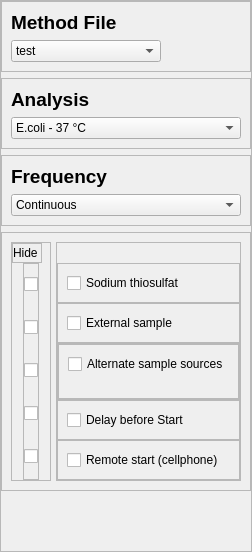
            <widget class="QWidget" name="methodOptions_1">
             <property name="sizePolicy">
              <sizepolicy hsizetype="Expanding" vsizetype="Expanding">
               <horstretch>0</horstretch>
               <verstretch>0</verstretch>
              </sizepolicy>
             </property>
             <layout class="QHBoxLayout" name="horizontalLayout_18">
              <property name="leftMargin">
               <number>0</number>
              </property>
              <property name="topMargin">
               <number>0</number>
              </property>
              <property name="rightMargin">
               <number>0</number>
              </property>
              <property name="bottomMargin">
               <number>0</number>
              </property>
              <item>
               <widget class="QFrame" name="methodOptions">
                <property name="sizePolicy">
                 <sizepolicy hsizetype="Expanding" vsizetype="Expanding">
                  <horstretch>0</horstretch>
                  <verstretch>0</verstretch>
                 </sizepolicy>
                </property>
                <property name="frameShape">
                 <enum>QFrame::StyledPanel</enum>
                </property>
                <property name="frameShadow">
                 <enum>QFrame::Raised</enum>
                </property>
                <layout class="QVBoxLayout" name="verticalLayout_2">
                 <property name="leftMargin">
                  <number>0</number>
                 </property>
                 <property name="topMargin">
                  <number>0</number>
                 </property>
                 <property name="rightMargin">
                  <number>0</number>
                 </property>
                 <property name="bottomMargin">
                  <number>0</number>
                 </property>
                 <item>
                  <widget class="QFrame" name="frame_12">
                   <property name="sizePolicy">
                    <sizepolicy hsizetype="Expanding" vsizetype="Expanding">
                     <horstretch>0</horstretch>
                     <verstretch>0</verstretch>
                    </sizepolicy>
                   </property>
                   <property name="frameShape">
                    <enum>QFrame::StyledPanel</enum>
                   </property>
                   <property name="frameShadow">
                    <enum>QFrame::Raised</enum>
                   </property>
                   <layout class="QVBoxLayout" name="verticalLayout_18">
                    <item>
                     <widget class="QLabel" name="methodFile">
                      <property name="sizePolicy">
                       <sizepolicy hsizetype="Expanding" vsizetype="Expanding">
                        <horstretch>0</horstretch>
                        <verstretch>0</verstretch>
                       </sizepolicy>
                      </property>
                      <property name="font">
                       <font>
                        <pointsize>14</pointsize>
                        <weight>75</weight>
                        <bold>true</bold>
                       </font>
                      </property>
                      <property name="text">
                       <string>Method File</string>
                      </property>
                     </widget>
                    </item>
                    <item>
                     <widget class="QComboBox" name="methodSelector">
                      <property name="enabled">
                       <bool>true</bool>
                      </property>
                      <property name="sizePolicy">
                       <sizepolicy hsizetype="Expanding" vsizetype="Expanding">
                        <horstretch>0</horstretch>
                        <verstretch>0</verstretch>
                       </sizepolicy>
                      </property>
                      <property name="maximumSize">
                       <size>
                        <width>150</width>
                        <height>16777215</height>
                       </size>
                      </property>
                      <property name="styleSheet">
                       <string notr="true"/>
                      </property>
                      <item>
                       <property name="text">
                        <string>test</string>
                       </property>
                      </item>
                     </widget>
                    </item>
                   </layout>
                  </widget>
                 </item>
                 <item>
                  <widget class="QFrame" name="frame_9">
                   <property name="sizePolicy">
                    <sizepolicy hsizetype="Expanding" vsizetype="Expanding">
                     <horstretch>0</horstretch>
                     <verstretch>0</verstretch>
                    </sizepolicy>
                   </property>
                   <property name="frameShape">
                    <enum>QFrame::StyledPanel</enum>
                   </property>
                   <property name="frameShadow">
                    <enum>QFrame::Raised</enum>
                   </property>
                   <layout class="QVBoxLayout" name="verticalLayout_11">
                    <item>
                     <widget class="QLabel" name="label_2">
                      <property name="sizePolicy">
                       <sizepolicy hsizetype="Expanding" vsizetype="Expanding">
                        <horstretch>0</horstretch>
                        <verstretch>0</verstretch>
                       </sizepolicy>
                      </property>
                      <property name="font">
                       <font>
                        <pointsize>14</pointsize>
                        <weight>75</weight>
                        <bold>true</bold>
                       </font>
                      </property>
                      <property name="text">
                       <string>Analysis</string>
                      </property>
                     </widget>
                    </item>
                    <item>
                     <widget class="QComboBox" name="bact_box">
                      <property name="sizePolicy">
                       <sizepolicy hsizetype="Expanding" vsizetype="Expanding">
                        <horstretch>0</horstretch>
                        <verstretch>0</verstretch>
                       </sizepolicy>
                      </property>
                      <property name="styleSheet">
                       <string notr="true"/>
                      </property>
                      <item>
                       <property name="text">
                        <string>E.coli - 37 °C</string>
                       </property>
                      </item>
                      <item>
                       <property name="text">
                        <string>Coliforms - 37 °C</string>
                       </property>
                      </item>
                      <item>
                       <property name="text">
                        <string>Fecal Coliforms - 44 °C</string>
                       </property>
                      </item>
                     </widget>
                    </item>
                   </layout>
                  </widget>
                 </item>
                 <item>
                  <widget class="QFrame" name="frame_17">
                   <property name="sizePolicy">
                    <sizepolicy hsizetype="Expanding" vsizetype="Expanding">
                     <horstretch>0</horstretch>
                     <verstretch>0</verstretch>
                    </sizepolicy>
                   </property>
                   <property name="frameShape">
                    <enum>QFrame::StyledPanel</enum>
                   </property>
                   <property name="frameShadow">
                    <enum>QFrame::Raised</enum>
                   </property>
                   <layout class="QVBoxLayout" name="verticalLayout_12">
                    <item>
                     <widget class="QLabel" name="label_3">
                      <property name="sizePolicy">
                       <sizepolicy hsizetype="Expanding" vsizetype="Expanding">
                        <horstretch>0</horstretch>
                        <verstretch>0</verstretch>
                       </sizepolicy>
                      </property>
                      <property name="font">
                       <font>
                        <pointsize>14</pointsize>
                        <weight>75</weight>
                        <bold>true</bold>
                       </font>
                      </property>
                      <property name="text">
                       <string>Frequency</string>
                      </property>
                     </widget>
                    </item>
                    <item>
                     <widget class="QComboBox" name="freq_box">
                      <property name="sizePolicy">
                       <sizepolicy hsizetype="Expanding" vsizetype="Expanding">
                        <horstretch>0</horstretch>
                        <verstretch>0</verstretch>
                       </sizepolicy>
                      </property>
                      <item>
                       <property name="text">
                        <string>Continuous</string>
                       </property>
                      </item>
                      <item>
                       <property name="text">
                        <string>24 hours cycle</string>
                       </property>
                      </item>
                      <item>
                       <property name="text">
                        <string>48 hours cycle</string>
                       </property>
                      </item>
                      <item>
                       <property name="text">
                        <string>Custom interval (in days)</string>
                       </property>
                      </item>
                     </widget>
                    </item>
                   </layout>
                  </widget>
                 </item>
                 <item>
                  <widget class="QFrame" name="frame_27">
                   <property name="sizePolicy">
                    <sizepolicy hsizetype="Expanding" vsizetype="Expanding">
                     <horstretch>0</horstretch>
                     <verstretch>0</verstretch>
                    </sizepolicy>
                   </property>
                   <property name="frameShape">
                    <enum>QFrame::StyledPanel</enum>
                   </property>
                   <property name="frameShadow">
                    <enum>QFrame::Raised</enum>
                   </property>
                   <layout class="QHBoxLayout" name="horizontalLayout_23">
                    <property name="spacing">
                     <number>5</number>
                    </property>
                    <property name="leftMargin">
                     <number>9</number>
                    </property>
                    <property name="topMargin">
                     <number>9</number>
                    </property>
                    <property name="rightMargin">
                     <number>9</number>
                    </property>
                    <property name="bottomMargin">
                     <number>9</number>
                    </property>
                    <item>
                     <widget class="QFrame" name="hideCheckBox">
                      <property name="sizePolicy">
                       <sizepolicy hsizetype="Expanding" vsizetype="Expanding">
                        <horstretch>0</horstretch>
                        <verstretch>0</verstretch>
                       </sizepolicy>
                      </property>
                      <property name="minimumSize">
                       <size>
                        <width>40</width>
                        <height>0</height>
                       </size>
                      </property>
                      <property name="maximumSize">
                       <size>
                        <width>50</width>
                        <height>16777215</height>
                       </size>
                      </property>
                      <property name="frameShape">
                       <enum>QFrame::StyledPanel</enum>
                      </property>
                      <property name="frameShadow">
                       <enum>QFrame::Raised</enum>
                      </property>
                      <layout class="QVBoxLayout" name="verticalLayout_25">
                       <property name="spacing">
                        <number>0</number>
                       </property>
                       <property name="leftMargin">
                        <number>0</number>
                       </property>
                       <property name="topMargin">
                        <number>0</number>
                       </property>
                       <property name="rightMargin">
                        <number>0</number>
                       </property>
                       <property name="bottomMargin">
                        <number>0</number>
                       </property>
                       <item alignment="Qt::AlignTop">
                        <widget class="QFrame" name="frame_29">
                         <property name="sizePolicy">
                          <sizepolicy hsizetype="Fixed" vsizetype="Fixed">
                           <horstretch>0</horstretch>
                           <verstretch>0</verstretch>
                          </sizepolicy>
                         </property>
                         <property name="minimumSize">
                          <size>
                           <width>30</width>
                           <height>20</height>
                          </size>
                         </property>
                         <property name="frameShape">
                          <enum>QFrame::StyledPanel</enum>
                         </property>
                         <property name="frameShadow">
                          <enum>QFrame::Raised</enum>
                         </property>
                         <layout class="QHBoxLayout" name="horizontalLayout_24">
                          <property name="spacing">
                           <number>0</number>
                          </property>
                          <property name="leftMargin">
                           <number>0</number>
                          </property>
                          <property name="topMargin">
                           <number>0</number>
                          </property>
                          <property name="rightMargin">
                           <number>0</number>
                          </property>
                          <property name="bottomMargin">
                           <number>0</number>
                          </property>
                          <item>
                           <widget class="QLabel" name="label_4">
                            <property name="text">
                             <string>Hide</string>
                            </property>
                           </widget>
                          </item>
                         </layout>
                        </widget>
                       </item>
                       <item alignment="Qt::AlignHCenter">
                        <widget class="QFrame" name="frame_26">
                         <property name="sizePolicy">
                          <sizepolicy hsizetype="Preferred" vsizetype="Expanding">
                           <horstretch>0</horstretch>
                           <verstretch>0</verstretch>
                          </sizepolicy>
                         </property>
                         <property name="frameShape">
                          <enum>QFrame::StyledPanel</enum>
                         </property>
                         <property name="frameShadow">
                          <enum>QFrame::Raised</enum>
                         </property>
                         <layout class="QVBoxLayout" name="verticalLayout_26">
                          <property name="spacing">
                           <number>15</number>
                          </property>
                          <property name="leftMargin">
                           <number>0</number>
                          </property>
                          <property name="topMargin">
                           <number>0</number>
                          </property>
                          <property name="rightMargin">
                           <number>0</number>
                          </property>
                          <property name="bottomMargin">
                           <number>0</number>
                          </property>
                          <item>
                           <widget class="QCheckBox" name="hideSoduimThio">
                            <property name="text">
                             <string/>
                            </property>
                           </widget>
                          </item>
                          <item>
                           <widget class="QCheckBox" name="hideExtSamp">
                            <property name="text">
                             <string/>
                            </property>
                           </widget>
                          </item>
                          <item>
                           <widget class="QCheckBox" name="hideAlternateSample">
                            <property name="sizePolicy">
                             <sizepolicy hsizetype="Expanding" vsizetype="Fixed">
                              <horstretch>0</horstretch>
                              <verstretch>0</verstretch>
                             </sizepolicy>
                            </property>
                            <property name="text">
                             <string/>
                            </property>
                           </widget>
                          </item>
                          <item>
                           <widget class="QCheckBox" name="hideDelayStart">
                            <property name="text">
                             <string/>
                            </property>
                           </widget>
                          </item>
                          <item>
                           <widget class="QCheckBox" name="hideRemoteStart">
                            <property name="text">
                             <string/>
                            </property>
                           </widget>
                          </item>
                         </layout>
                        </widget>
                       </item>
                      </layout>
                     </widget>
                    </item>
                    <item>
                     <widget class="QFrame" name="frame_25">
                      <property name="sizePolicy">
                       <sizepolicy hsizetype="Expanding" vsizetype="Expanding">
                        <horstretch>0</horstretch>
                        <verstretch>0</verstretch>
                       </sizepolicy>
                      </property>
                      <property name="frameShape">
                       <enum>QFrame::StyledPanel</enum>
                      </property>
                      <property name="frameShadow">
                       <enum>QFrame::Raised</enum>
                      </property>
                      <layout class="QVBoxLayout" name="verticalLayout_13">
                       <property name="spacing">
                        <number>0</number>
                       </property>
                       <property name="leftMargin">
                        <number>0</number>
                       </property>
                       <property name="topMargin">
                        <number>20</number>
                       </property>
                       <property name="rightMargin">
                        <number>0</number>
                       </property>
                       <property name="bottomMargin">
                        <number>0</number>
                       </property>
                       <item>
                        <widget class="QFrame" name="frame_10">
                         <property name="sizePolicy">
                          <sizepolicy hsizetype="Expanding" vsizetype="Expanding">
                           <horstretch>0</horstretch>
                           <verstretch>0</verstretch>
                          </sizepolicy>
                         </property>
                         <property name="frameShape">
                          <enum>QFrame::StyledPanel</enum>
                         </property>
                         <property name="frameShadow">
                          <enum>QFrame::Raised</enum>
                         </property>
                         <layout class="QHBoxLayout" name="horizontalLayout_19">
                          <item>
                           <widget class="QCheckBox" name="sodiumThio">
                            <property name="sizePolicy">
                             <sizepolicy hsizetype="Expanding" vsizetype="Expanding">
                              <horstretch>0</horstretch>
                              <verstretch>0</verstretch>
                             </sizepolicy>
                            </property>
                            <property name="text">
                             <string>Sodium thiosulfat</string>
                            </property>
                            <property name="tristate">
                             <bool>false</bool>
                            </property>
                           </widget>
                          </item>
                         </layout>
                        </widget>
                       </item>
                       <item>
                        <widget class="QFrame" name="frame_11">
                         <property name="sizePolicy">
                          <sizepolicy hsizetype="Expanding" vsizetype="Expanding">
                           <horstretch>0</horstretch>
                           <verstretch>0</verstretch>
                          </sizepolicy>
                         </property>
                         <property name="frameShape">
                          <enum>QFrame::StyledPanel</enum>
                         </property>
                         <property name="frameShadow">
                          <enum>QFrame::Raised</enum>
                         </property>
                         <layout class="QHBoxLayout" name="horizontalLayout_20">
                          <item>
                           <widget class="QCheckBox" name="externalSample">
                            <property name="sizePolicy">
                             <sizepolicy hsizetype="Expanding" vsizetype="Expanding">
                              <horstretch>0</horstretch>
                              <verstretch>0</verstretch>
                             </sizepolicy>
                            </property>
                            <property name="text">
                             <string>External sample</string>
                            </property>
                            <property name="tristate">
                             <bool>false</bool>
                            </property>
                           </widget>
                          </item>
                         </layout>
                        </widget>
                       </item>
                       <item>
                        <widget class="QFrame" name="frame_23">
                         <property name="sizePolicy">
                          <sizepolicy hsizetype="Expanding" vsizetype="Expanding">
                           <horstretch>0</horstretch>
                           <verstretch>0</verstretch>
                          </sizepolicy>
                         </property>
                         <property name="frameShape">
                          <enum>QFrame::StyledPanel</enum>
                         </property>
                         <property name="frameShadow">
                          <enum>QFrame::Raised</enum>
                         </property>
                         <layout class="QHBoxLayout" name="horizontalLayout_21">
                          <property name="leftMargin">
                           <number>0</number>
                          </property>
                          <property name="topMargin">
                           <number>0</number>
                          </property>
                          <property name="rightMargin">
                           <number>0</number>
                          </property>
                          <property name="bottomMargin">
                           <number>0</number>
                          </property>
                          <item>
                           <widget class="QFrame" name="frame_24">
                            <property name="sizePolicy">
                             <sizepolicy hsizetype="Expanding" vsizetype="Expanding">
                              <horstretch>0</horstretch>
                              <verstretch>0</verstretch>
                             </sizepolicy>
                            </property>
                            <property name="frameShape">
                             <enum>QFrame::StyledPanel</enum>
                            </property>
                            <property name="frameShadow">
                             <enum>QFrame::Raised</enum>
                            </property>
                            <layout class="QVBoxLayout" name="verticalLayout_17">
                             <item>
                              <widget class="QCheckBox" name="dualSamples">
                               <property name="sizePolicy">
                                <sizepolicy hsizetype="Expanding" vsizetype="Expanding">
                                 <horstretch>0</horstretch>
                                 <verstretch>0</verstretch>
                                </sizepolicy>
                               </property>
                               <property name="text">
                                <string>Alternate sample sources</string>
                               </property>
                              </widget>
                             </item>
                             <item>
                              <widget class="QLabel" name="sampleSource">
                               <property name="sizePolicy">
                                <sizepolicy hsizetype="Expanding" vsizetype="Expanding">
                                 <horstretch>0</horstretch>
                                 <verstretch>0</verstretch>
                                </sizepolicy>
                               </property>
                               <property name="font">
                                <font>
                                 <pointsize>6</pointsize>
                                </font>
                               </property>
                               <property name="text">
                                <string/>
                               </property>
                              </widget>
                             </item>
                            </layout>
                           </widget>
                          </item>
                         </layout>
                        </widget>
                       </item>
                       <item>
                        <widget class="QFrame" name="frame_19">
                         <property name="sizePolicy">
                          <sizepolicy hsizetype="Expanding" vsizetype="Expanding">
                           <horstretch>0</horstretch>
                           <verstretch>0</verstretch>
                          </sizepolicy>
                         </property>
                         <property name="frameShape">
                          <enum>QFrame::StyledPanel</enum>
                         </property>
                         <property name="frameShadow">
                          <enum>QFrame::Raised</enum>
                         </property>
                         <layout class="QHBoxLayout" name="horizontalLayout_22">
                          <item>
                           <widget class="QCheckBox" name="delayStartTime">
                            <property name="sizePolicy">
                             <sizepolicy hsizetype="Expanding" vsizetype="Expanding">
                              <horstretch>0</horstretch>
                              <verstretch>0</verstretch>
                             </sizepolicy>
                            </property>
                            <property name="text">
                             <string>Delay before Start</string>
                            </property>
                            <property name="tristate">
                             <bool>false</bool>
                            </property>
                           </widget>
                          </item>
                         </layout>
                        </widget>
                       </item>
                       <item>
                        <widget class="QFrame" name="frame_22">
                         <property name="sizePolicy">
                          <sizepolicy hsizetype="Expanding" vsizetype="Expanding">
                           <horstretch>0</horstretch>
                           <verstretch>0</verstretch>
                          </sizepolicy>
                         </property>
                         <property name="frameShape">
                          <enum>QFrame::StyledPanel</enum>
                         </property>
                         <property name="frameShadow">
                          <enum>QFrame::Raised</enum>
                         </property>
                         <layout class="QHBoxLayout" name="horizontalLayout_27">
                          <item>
                           <widget class="QCheckBox" name="remoteStart">
                            <property name="sizePolicy">
                             <sizepolicy hsizetype="Expanding" vsizetype="Expanding">
                              <horstretch>0</horstretch>
                              <verstretch>0</verstretch>
                             </sizepolicy>
                            </property>
                            <property name="text">
                             <string>Remote start (cellphone)</string>
                            </property>
                            <property name="tristate">
                             <bool>false</bool>
                            </property>
                           </widget>
                          </item>
                         </layout>
                        </widget>
                       </item>
                      </layout>
                     </widget>
                    </item>
                   </layout>
                  </widget>
                 </item>
                 <item>
                  <spacer name="verticalSpacer">
                   <property name="orientation">
                    <enum>Qt::Vertical</enum>
                   </property>
                   <property name="sizeType">
                    <enum>QSizePolicy::Fixed</enum>
                   </property>
                   <property name="sizeHint" stdset="0">
                    <size>
                     <width>20</width>
                     <height>60</height>
                    </size>
                   </property>
                  </spacer>
                 </item>
                </layout>
               </widget>
              </item>
             </layout>
            </widget>
